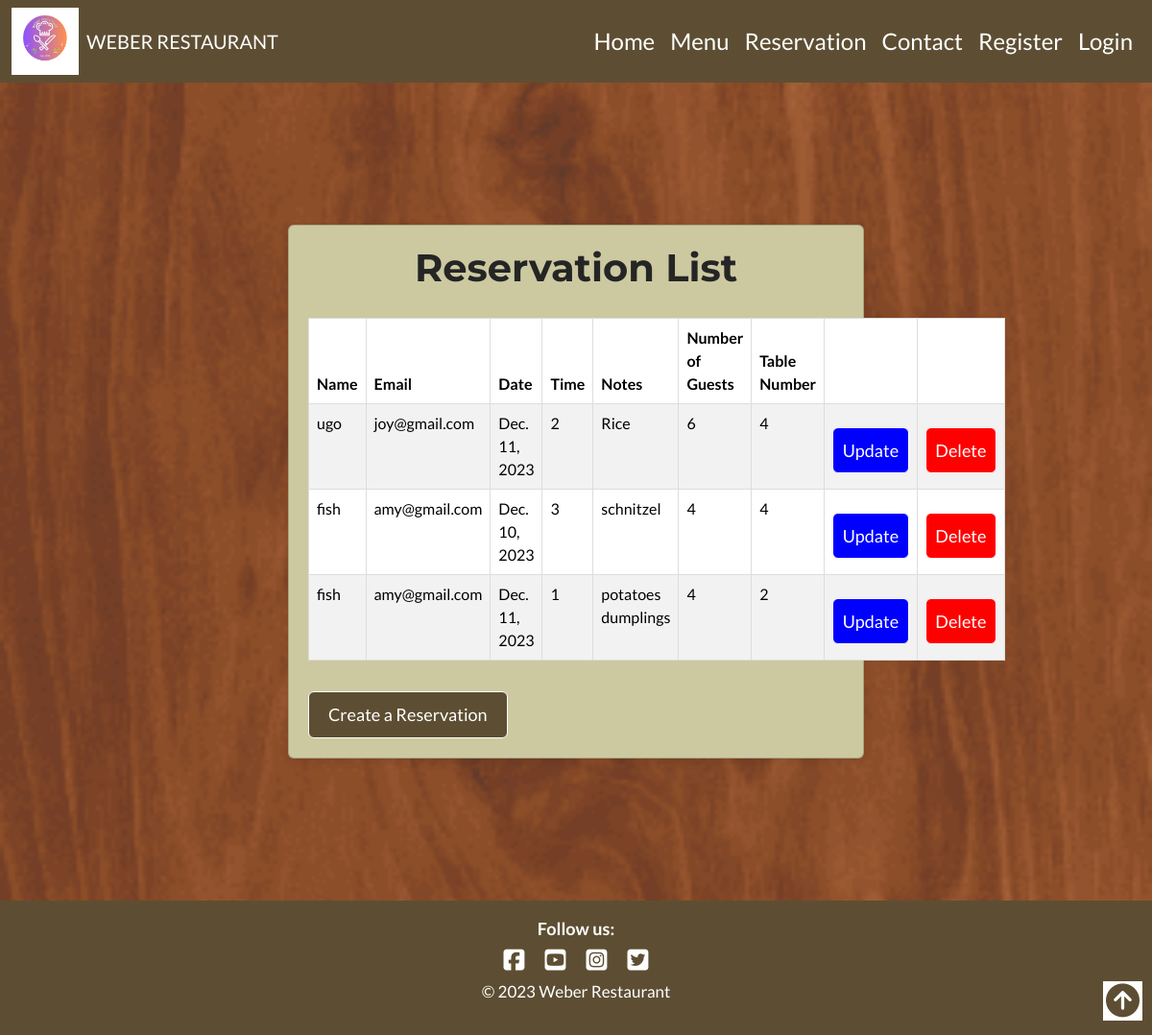
The page /reservation_list on the database as committed earlier.
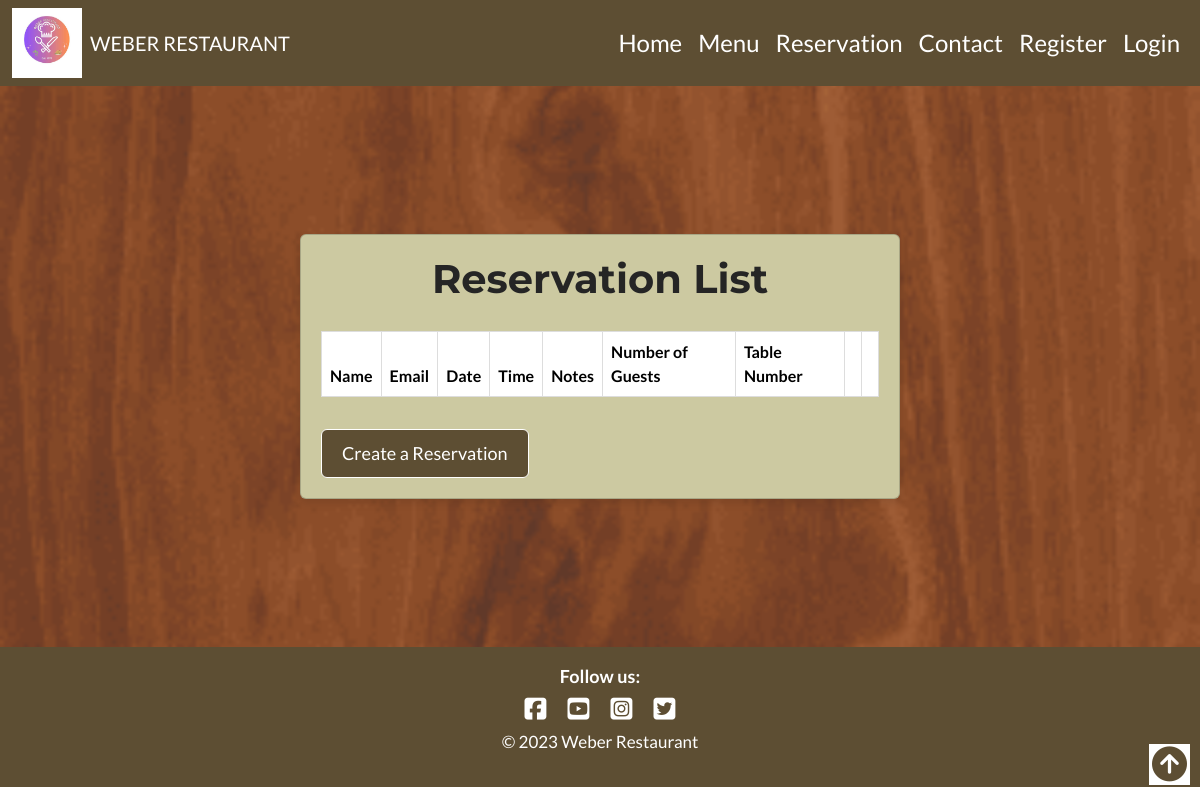
The same page on the database as committed later.
### reservations/models.py (models this page shows, shortened)
class Reservations(models.Model):
    user = models.ForeignKey(User, on_delete=models.CASCADE)
    name = models.CharField(max_length=100)
    customer_email = models.EmailField(max_length=150)
    date = models.DateField()
    time = models.IntegerField(choices=RESERVATION_TIME, default=1)
    notes = models.TextField(null=True, blank=True) # This is not a required field
    table = models.ForeignKey('Table', on_delete=models.CASCADE)
    number_of_guests = models.IntegerField()
    created = models.DateTimeField(auto_now_add=True)

class Table(models.Model):
    table_number = models.IntegerField(unique=True)
    capacity = models.IntegerField(choices=CAPACITY, default=2)
    def __str__(self):
        return str(self.table_number)

### reservations/views.py (the view)
# urls.py: path('reservation_list', Reservation_List_View.as_view(), name='reservation_list'),
class Reservation_List_View(ListView):
    model = Reservations
    template_name = "reservation_list.html"

### templates/reservation_list.html (shortened to what this page needs)
{% extends "base.html" %} {% block content %}
<head>
</head>
<body>
<div class="wrapper">
  <div class="container form-style w-50 card card-body mt-5 mb-5" style="background-color: #CCC9A1; margin-bottom: 40px;" id="signin">
  <h2 class="text-center">Reservation List</h2>
  <table class="table table-striped table-hover">
    <thead>
      <tr>
        <th>Name</th>
        <th>Email</th>
        <th>Date</th>
        <th>Time</th>
        <th>Notes</th>
        <th>Number of Guests</th>
        <th>Table Number</th>
        <th></th>
        <th></th>
      </tr>
    </thead>
    <tbody>
      {% for reservation in reservations_list %}
      <tr>
        <td>{{ reservation.name }}</td>
        <td>{{ reservation.customer_email }}</td>
        <td>{{ reservation.date }}</td>
        <td>{{ reservation.time }}</td>
        <td>{{ reservation.notes }}</td>
        <td>{{ reservation.number_of_guests }}</td>
        <td>{{ reservation.table }}</td>
        <td>
            <a class="btn btn-success mt-3 w-20 text-center" href="{% url 'reservation_edit' reservation.pk %}" style="background-color: blue; padding: 0.6rem;">Update</a>
        </td>
        <td>
          <a class="btn btn-success mt-3 w-20 text-center" href="{% url 'reservation_delete' reservation.pk %}" style="background-color: red; padding: 0.6rem;">Delete</a>
        </td>
      </tr>
      {% endfor %}
    </tbody>
  </table>
  <form method="post" action="{% url 'booking' %}">
    <button class="btn btn-success mt-3 w-20 text-center" type="submit">Create a Reservation</button>
  </form>
    </div>
</div>
</body>
{% endblock %}

### templates/base.html (shortened to what this page needs)
{% load static %}
<!DOCTYPE html>
<html lang="en">
  <head>
    <link
      href="https://cdn.jsdelivr.net/npm/bootstrap@5.3.2/dist/css/bootstrap.min.css"
      rel="stylesheet"
>
    <link rel="stylesheet" href="{% static "css/style.css" %}">
  </head>
  <body>
    <nav class="navbar navbar-expand-lg">
      <div class="container-fluid">
        <img src="{% static "images/weber-restaurant-logo.jpg" %}"  width="70" height="70" alt="Logo" class="d-inline-block align-text-top">
        <a class="navbar-brand px-2 display-1" href="/">
          Weber Restaurant
        </a>
        <div class="collapse navbar-collapse d-flex justify-content-sm-start justify-content-lg-end " id="navbarNavDropdown">
          <ul class="navbar-nav">
            <li class="nav-item">
              <a class="nav-link active" aria-current="page" href="{% url "homepage" %}">Home</a>
            </li>
            <li class="nav-item">
              <a class="nav-link" href="{% url "menu" %}">Menu</a>
            </li>
            <li class="nav-item">
              <a class="nav-link" href="{% url "booking" %}">Reservation</a>
            </li>
            <li class="nav-item">
              <a class="nav-link " href="{% url "contact" %}">Contact</a>
            </li>
            {% if request.user.is_authenticated %}
              <li class="nav-item">
                <a class="nav-link " href="{% url "account_logout" %}">Logout</a>
              </li>
            {% else %}
              <li class="nav-item">
                <a class="nav-link " href="{% url "account_signup" %}">Register</a>
              </li>
              <li class="nav-item">
                <a class="nav-link " href="{% url "account_login" %}">Login</a>
              </li>
            {% endif %}
          </ul>
        </div>
      </div>
    </nav>
    {% block content %}
    {% endblock  %}
      <footer  class="footers container-fluid d-flex flex-column align-items-center mt-auto py-3" style="background-color: #5D4E33;">
        <div class="footer-text text-white">Follow us:</div>
        <div>
            <a class="social-links" href="https://facebook.com" target="_blank" rel="noopeener" aria-label="Visit our Facebook page (opens in a new tab)">
              <i class="fa-brands fa-square-facebook"></i></a>
            <a class="social-links" href="https://youtube.com" target="_blank" rel="noopeener" aria-label="Visit our youtube page (opens in a new tab)">
              <i class="fa-brands fa-square-youtube"></i></a>
            <a class="social-links" href="https://instagram.com" target="_blank" rel="noopeener" aria-label="Visit our Instagram page (opens in a new tab)">
              <i class="fa-brands fa-square-instagram"></i></a>
            <a class="social-links" href="https://twitter.com" target="_blank" rel="noopeener" aria-label="Visit our Twitter page (opens in a new tab)">
              <i class="fa-brands fa-square-twitter"></i></a>
        </div>
        <p class="text-white text-font"> &copy; <span id="date"></span> Weber Restaurant </p>
      </footer>
      <a href="#top"><i class="fa-solid fa-circle-arrow-up top"></i></a>
    <link rel="stylesheet" href="https://cdnjs.cloudflare.com/ajax/libs/font-awesome/6.4.2/css/all.min.css">
</body>
</html>

### static/css/style.css (style rules this page uses)
* { box-sizing: border-box; text-decoration: none; }
body { font-family: Lato, sans-serif; font-weight: 400; color: #3a3a3a; }
h1, h2 { font-family: Montserrat, sans-serif; font-weight: 700; color: #252525; }
.navbar { background-color: #5D4E33; }
.navbar-brand { color: #fff; font-size: 20px; font-weight: 400; text-transform: uppercase; }
.nav-link { font-size: 24px; font-weight: 500; color: #fff; transition: all 2s ease; }
a { color: white !important; font-size: 17px; }
.fa-solid { color: #5D4E33; font-size: 35px; }
.top { position: fixed; bottom: 15px; right: 10px; background-color: #fff; padding: 3px; color: #5D4E33; }
.footers { margin-top: 35px; background-color: #5D4E33; max-width: 100%; padding: 12px 0; display: flex; flex-direction: column; justify-content: center; align-items: center; }
.social-links i { padding: 7px 9px; transition: all 0.2s ease; color: #fff; font-size: 25px; }
.footer-text { font-size: 18px; font-weight: 600; }
.text-font { font-size: 17px; }
.wrapper { background: url("../images/about-bg1.png"); background-attachment: fixed; color: white; background-repeat: no-repeat; background-size: cover; padding-top: 100px; padding-bottom: 100px; }
h2 { font-size: 40px; }
#signin { background-color: #f8f9fa; padding: 20px; box-shadow: 0 4px 8px rgba(0, 0, 0, 0.1); color: #3a3a3a; }
.btn { background-color: #5D4E33; border-color: #fff; transition: all 0.8s ease; font-size: 18px; padding: 10px 20px; }

### templates/reservation_list.html (style rules this page uses)
table { width: 100%; border-collapse: collapse; margin-top: 20px; }
th, td { border: 1px solid #ddd; padding: 8px; text-align: left; }
th { background-color: #f2f2f2; }

Rows that differ between the two databases and show on the page:
removed Reservations: name "ugo", customer_email "joy@gmail.com", date "Dec. 11, 2023", time "2", notes "Rice", number_of_guests "6", table "4"
removed Reservations: name "fish", customer_email "amy@gmail.com", date "Dec. 10, 2023", time "3", notes "schnitzel", number_of_guests "4", table "4"
removed Reservations: name "fish", customer_email "amy@gmail.com", date "Dec. 11, 2023", time "1", notes "potatoes dumplings", number_of_guests "4", table "2"
